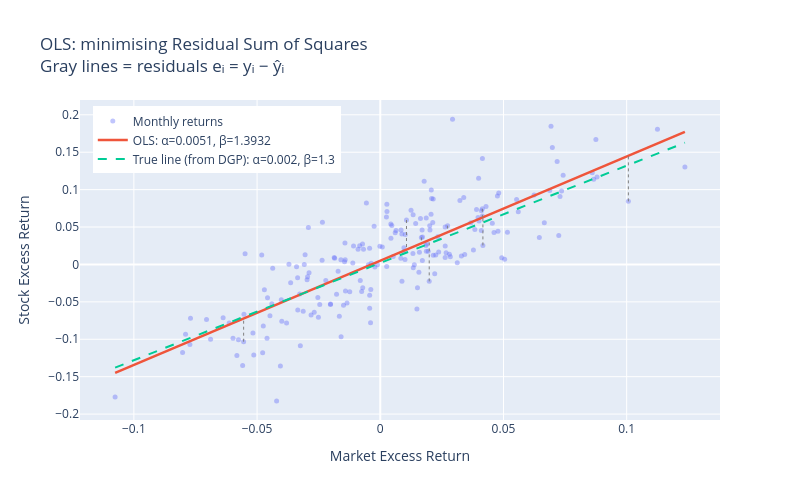

Source (notebook cell):
### Markdown cell above
### 1.2.2 Implementation and Validation

### Code cell
ols_from_scratch()

### Figure 1 — Plotly figure (JSON) as saved in the notebook; plotly's stock layout.template omitted (floating-point values rounded to 4 significant figures; data arrays with more than 128 entries replaced by an {"elided": "..."} marker saying what was removed)
{"data": [{"marker": {"color": "#636EFA", "opacity": 0.4, "size": 5}, "mode": "markers", "name": "Monthly returns", "type": "scatter", "x": {"elided": "200 float values"}, "y": {"elided": "200 float values"}}, {"line": {"color": "#EF553B", "width": 2.5}, "mode": "lines", "name": "OLS: α=0.0051, β=1.3932", "type": "scatter", "x": {"elided": "200 float values"}, "y": {"elided": "200 float values"}}, {"line": {"color": "#00CC96", "dash": "dash", "width": 2}, "mode": "lines", "name": "True line (from DGP): α=0.002, β=1.3", "type": "scatter", "x": {"elided": "200 float values"}, "y": {"elided": "200 float values"}}], "layout": {"height": 500, "legend": {"x": 0.02, "y": 0.98}, "shapes": [{"line": {"color": "gray", "dash": "dot", "width": 1}, "type": "line", "x0": 0.02734, "x1": 0.02734, "y0": 0.05186, "y1": 0.04315}, {"line": {"color": "gray", "dash": "dot", "width": 1}, "type": "line", "x0": 0.01064, "x1": 0.01064, "y0": 0.05939, "y1": 0.01987}, {"line": {"color": "gray", "dash": "dot", "width": 1}, "type": "line", "x0": 0.01987, "x1": 0.01987, "y0": -0.02261, "y1": 0.03273}, {"line": {"color": "gray", "dash": "dot", "width": 1}, "type": "line", "x0": 0.04142, "x1": 0.04142, "y0": 0.07433, "y1": 0.06277}, {"line": {"color": "gray", "dash": "dot", "width": 1}, "type": "line", "x0": -0.05545, "x1": -0.05545, "y0": -0.1033, "y1": -0.0722}, {"line": {"color": "gray", "dash": "dot", "width": 1}, "type": "line", "x0": 0.1007, "x1": 0.1007, "y0": 0.08432, "y1": 0.1453}, {"line": {"color": "gray", "dash": "dot", "width": 1}, "type": "line", "x0": 0.01668, "x1": 0.01668, "y0": 0.03612, "y1": 0.02829}, {"line": {"color": "gray", "dash": "dot", "width": 1}, "type": "line", "x0": 0.04165, "x1": 0.04165, "y0": 0.02545, "y1": 0.06308}], "title": {"text": "OLS: minimising Residual Sum of Squares<br>Gray lines = residuals eᵢ = yᵢ − ŷᵢ"}, "width": 800, "xaxis": {"title": {"text": "Market Excess Return"}}, "yaxis": {"title": {"text": "Stock Excess Return"}}}}
